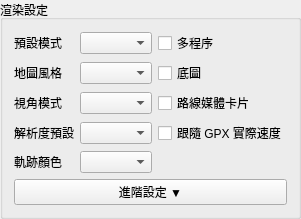
     <widget class="QGroupBox" name="groupBox_settings_2">
      <property name="sizePolicy">
       <sizepolicy hsizetype="Preferred" vsizetype="Expanding">
        <horstretch>0</horstretch>
        <verstretch>0</verstretch>
       </sizepolicy>
      </property>
      <property name="minimumSize">
       <size>
        <width>0</width>
        <height>0</height>
       </size>
      </property>
      <property name="maximumSize">
       <size>
        <width>16777215</width>
        <height>180</height>
       </size>
      </property>
      <property name="title">
       <string>渲染設定</string>
      </property>
      <layout class="QGridLayout" name="gridLayout">
       <item row="0" column="0">
        <layout class="QHBoxLayout" name="horizontalLayout_9">
         <item>
          <widget class="QLabel" name="lbl_profile_2">
           <property name="toolTip">
            <string>用途：一次套用一組解析度、Local Zoom、bitrate、NVENC preset、Workers 與 Chunks/Worker。</string>
           </property>
           <property name="text">
            <string>預設模式</string>
           </property>
          </widget>
         </item>
         <item>
          <widget class="QComboBox" name="combo_profile_2">
           <property name="toolTip">
            <string>用途：一次套用一組解析度、Local Zoom、bitrate、NVENC preset、Workers 與 Chunks/Worker。</string>
           </property>
          </widget>
         </item>
        </layout>
       </item>
       <item row="0" column="1">
        <widget class="QCheckBox" name="chk_parallel_2">
         <property name="toolTip">
          <string>用途：允許同時啟動多個 worker 平行渲染主動畫。</string>
         </property>
         <property name="text">
          <string>多程序</string>
         </property>
        </widget>
       </item>
       <item row="1" column="0">
        <layout class="QHBoxLayout" name="horizontalLayout_11">
         <item>
          <widget class="QLabel" name="lbl_map_style_2">
           <property name="toolTip">
            <string>用途：決定影片主畫面與結尾 overview 使用的底圖樣式。
建議：深色路線可用 DarkMatter，道路細節可用 Voyager，衛星圖資訊量最高。</string>
           </property>
           <property name="text">
            <string>地圖風格</string>
           </property>
          </widget>
         </item>
         <item>
          <widget class="QComboBox" name="combo_map_style_2">
           <property name="toolTip">
            <string>用途：決定影片主畫面與結尾 overview 使用的底圖樣式。
建議：深色路線可用 DarkMatter，道路細節可用 Voyager，衛星圖資訊量最高。</string>
           </property>
          </widget>
         </item>
        </layout>
       </item>
       <item row="1" column="1">
        <widget class="QCheckBox" name="chk_basemap_2">
         <property name="toolTip">
          <string>用途：是否下載並顯示道路或衛星等地圖底圖。</string>
         </property>
         <property name="text">
          <string>底圖</string>
         </property>
        </widget>
       </item>
       <item row="2" column="0">
        <layout class="QHBoxLayout" name="horizontalLayout_10">
         <item>
          <widget class="QLabel" name="lbl_camera_mode_2">
           <property name="toolTip">
            <string>用途：決定路線動畫的鏡頭視角朝向與 3D 地形透視。
• 正北朝上 (North-Up)
• 跟隨行進方向 (Heading-Up)
• 3D 真地形 (3D-Terrain)</string>
           </property>
           <property name="text">
            <string>視角模式</string>
           </property>
          </widget>
         </item>
         <item>
          <widget class="QComboBox" name="combo_camera_mode_2">
           <property name="toolTip">
            <string>用途：決定路線動畫的鏡頭視角朝向與 3D 地形透視。
• 正北朝上 (North-Up)
• 跟隨行進方向 (Heading-Up)
• 3D 真地形 (3D-Terrain)</string>
           </property>
          </widget>
         </item>
        </layout>
       </item>
       <item row="2" column="1">
        <widget class="QCheckBox" name="chk_enable_media_2">
         <property name="toolTip">
          <string>用途：是否在路線動畫中顯示相片/影片懸浮卡片。</string>
         </property>
         <property name="text">
          <string>路線媒體卡片</string>
         </property>
        </widget>
       </item>
       <item row="3" column="0">
        <layout class="QHBoxLayout" name="horizontalLayout_7">
         <item>
          <widget class="QLabel" name="lbl_resolution_2">
           <property name="toolTip">
            <string>用途：選擇輸出影片的解析度尺寸與畫面比例（9:16, 16:9, 1:1 等）。</string>
           </property>
           <property name="text">
            <string>解析度預設</string>
           </property>
          </widget>
         </item>
         <item>
          <widget class="QComboBox" name="combo_resolution_2">
           <property name="toolTip">
            <string>用途：選擇輸出影片的解析度尺寸與畫面比例（9:16, 16:9, 1:1 等）。</string>
           </property>
          </widget>
         </item>
        </layout>
       </item>
       <item row="3" column="1">
        <widget class="QCheckBox" name="chk_real_speed_2">
         <property name="toolTip">
          <string>用途：控制騎乘動畫在路線上的移動速度模式（等速 vs 實際 GPS 速度）。</string>
         </property>
         <property name="text">
          <string>跟隨 GPX 實際速度</string>
         </property>
        </widget>
       </item>
       <item row="4" column="0">
        <layout class="QHBoxLayout" name="horizontalLayout_8">
         <item>
          <widget class="QLabel" name="lbl_track_color_2">
           <property name="toolTip">
            <string>用途：控制主畫面軌跡線條與升降彩帶的配色風格。
• 海拔動態漸層
• 亮綠、黃、紅單色
• 騎乘速度漸層</string>
           </property>
           <property name="text">
            <string>軌跡顏色</string>
           </property>
          </widget>
         </item>
         <item>
          <widget class="QComboBox" name="combo_track_color_2">
           <property name="toolTip">
            <string>用途：控制主畫面軌跡線條與升降彩帶的配色風格。
• 海拔動態漸層
• 亮綠、黃、紅單色
• 騎乘速度漸層</string>
           </property>
          </widget>
         </item>
        </layout>
       </item>
       <item row="4" column="1">
        <spacer name="verticalSpacer">
         <property name="orientation">
          <enum>Qt::Orientation::Vertical</enum>
         </property>
         <property name="sizeHint" stdset="0">
          <size>
           <width>20</width>
           <height>16</height>
          </size>
         </property>
        </spacer>
       </item>
       <item row="5" column="0" colspan="2">
        <widget class="QPushButton" name="btn_toggle_advanced_2">
         <property name="enabled">
          <bool>true</bool>
         </property>
         <property name="sizePolicy">
          <sizepolicy hsizetype="Preferred" vsizetype="Preferred">
           <horstretch>0</horstretch>
           <verstretch>0</verstretch>
          </sizepolicy>
         </property>
         <property name="minimumSize">
          <size>
           <width>0</width>
           <height>0</height>
          </size>
         </property>
         <property name="maximumSize">
          <size>
           <width>16777215</width>
           <height>16777215</height>
          </size>
         </property>
         <property name="toolTip">
          <string>點擊展開或折疊進階設定選單（含自訂尺寸、FPS、NVENC 碼率、Local Zoom、Workers 與 Auto Tune 測試）。</string>
         </property>
         <property name="autoFillBackground">
          <bool>false</bool>
         </property>
         <property name="text">
          <string>進階設定 ▼</string>
         </property>
        </widget>
       </item>
      </layout>
     </widget>
